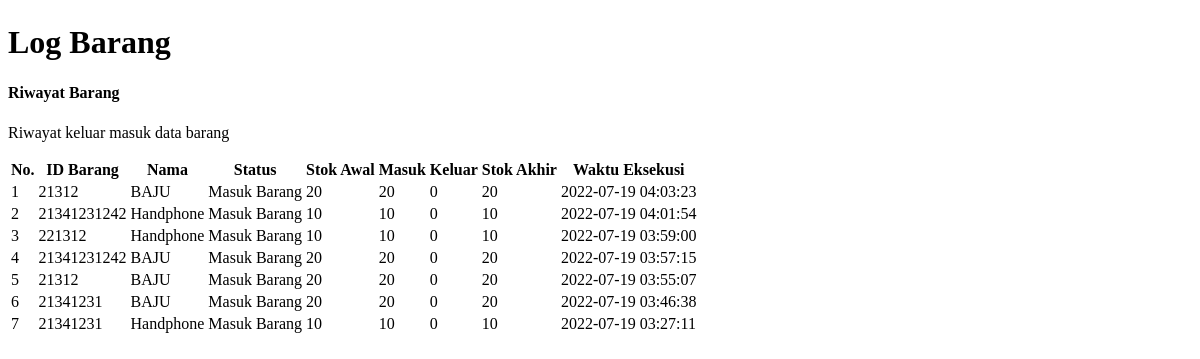
Before: /log_barang.php with the older database file.
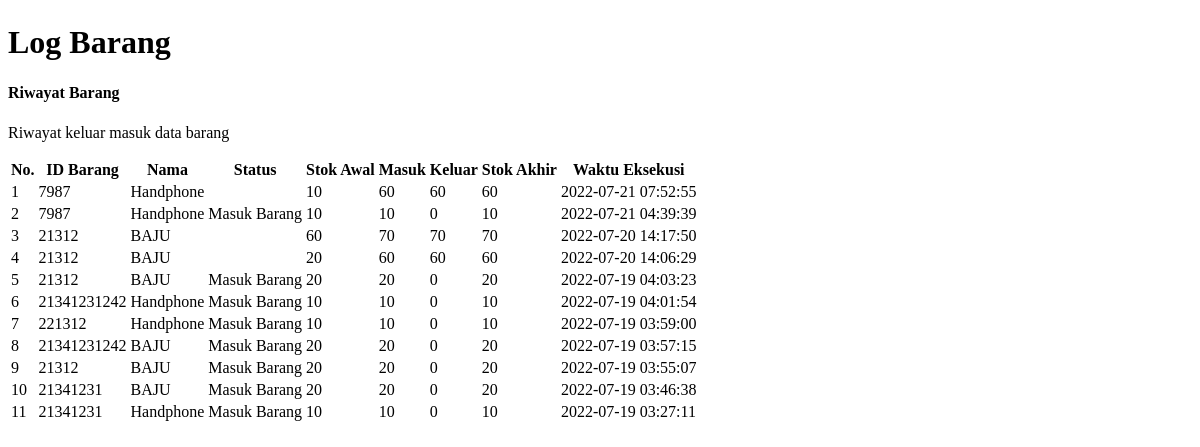
After: the same page with the newer database file.
### tables this page shows
CREATE TABLE `log` (
  `id_log` int(11) NOT NULL,
  `id_barang` varchar(11) NOT NULL,
  `nama_lama` varchar(250) NOT NULL,
  `nama_baru` varchar(250) NOT NULL,
  `status` varchar(255) NOT NULL,
  `stok_awal` int(11) NOT NULL,
  `stok_masuk` int(11) NOT NULL,
  `stok_keluar` int(11) NOT NULL,
  `stok_akhir` int(11) NOT NULL,
  `date` timestamp NOT NULL DEFAULT current_timestamp()
);

### log_barang.php (the view, shortened to what this page needs)
<body>
    <div class="page-wrapper">
        <div class="container-fluid">
            <div class="row">
                <div class="col-12">
                    <h1 style="margin:2% 0% 2% 0%">Log Barang</h1>
                    <div class="card">
                        <div class="card-body">
                            <div class="table-responsive">
                                <h4 text-align="left">Riwayat Barang</h4>
                                <p>Riwayat keluar masuk data barang</p>
                                <table class="table">
                                    <thead>
                                        <tr>
                                            <th>No.</th>
                                            <th>ID Barang</th>
                                            <th>Nama</th>
                                            <th>Status</th>
                                            <th>Stok Awal</th>
                                            <th>Masuk</th>
                                            <th>Keluar</th>
                                            <th>Stok Akhir</th>
                                            <th>Waktu Eksekusi</th>
                                        </tr>
                                    </thead>
                                    <tbody>
                                        <?php
                                            include 'database.php';
                                            $no = 1;
                                            $sql = mysqli_query($koneksi,'SELECT * FROM log LEFT JOIN barang USING(id_barang) ORDER BY id_log DESC');
                                            if (mysqli_num_rows($sql) > 0 ) {
                                            while ($row = mysqli_fetch_array($sql)){
                                        ?>
                                            <tr>
                                            <td><?php echo $no++ ?></td>
                                            <td><?php echo $row['id_barang']?></td>
                                            <td><?php echo $row['nama_baru']?></td>
                                            <td><?php echo $row['status']?></td>
                                            <td><?php echo $row['stok_awal']?></td>
                                            <td><?php echo $row['stok_masuk']?></td>
                                            <td><?php echo $row['stok_keluar']?></td>
                                            <td><?php echo $row['stok_akhir']?></td>
                                            <td><?php echo $row['date']?></td>
                                            </tr>
                                        <?php }
                                        }else { ?>
                                            <tr>
                                                <td colspan="9">Tidak ada data</td>
                                            </tr>
                                        <?php } ?>
                                </tbody>
                            </table>
                            </div>
                        </div>
                    </div>
                </div>
            </div>
        </div>
    </div>
</body>
</html>

Changed rows visible on the page:
added log: id_barang "7987", nama_baru "Handphone", stok_awal "10", stok_masuk "60", stok_keluar "60", stok_akhir "60", date "2022-07-21 07:52:55"
added log: id_barang "7987", nama_baru "Handphone", status "Masuk Barang", stok_awal "10", stok_masuk "10", stok_keluar "0", stok_akhir "10", date "2022-07-21 04:39:39"
added log: id_barang "21312", nama_baru "BAJU", stok_awal "60", stok_masuk "70", stok_keluar "70", stok_akhir "70", date "2022-07-20 14:17:50"
added log: id_barang "21312", nama_baru "BAJU", stok_awal "20", stok_masuk "60", stok_keluar "60", stok_akhir "60", date "2022-07-20 14:06:29"
